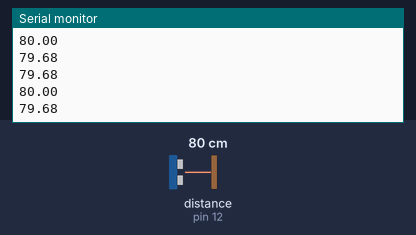
Simulated run of this sketch. Board: Arduino Uno, built with avr-gcc and run on an emulated ATmega328P. Parts: the last lines printed to the serial monitor. Wiring (inferred from the names in the program): ultrasonic range finder: trigger pin 11; echo pin 12. The inputs (shaded band) are chosen by the test bench; at power-on: distance to the obstacle (sensor on pin 12) 80 cm. The echo pulse lasts 58.3 µs per cm.

Above: at 1.2 s.
1.3 s: distance to the obstacle (sensor on pin 12) set to 2 cm
At 1.42 s:
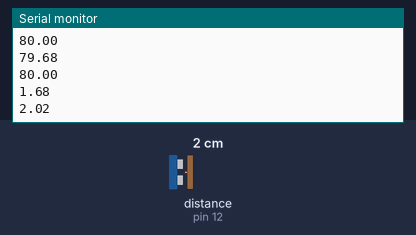
2.8 s: distance to the obstacle (sensor on pin 12) set to 4 cm
At 2.84 s:
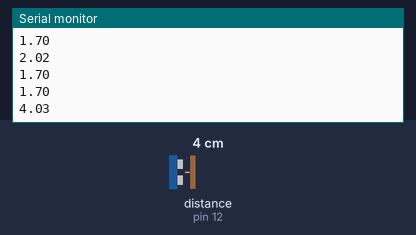
Timing chart, 0 to 5.8 s (numbered marks = the images above; inputs shaded):
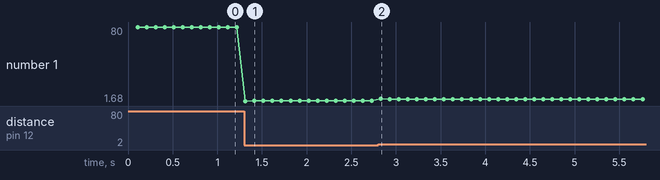

Measured:
- after the input at 1.3 s, the serial monitor: prints a new line at once (image 1)
- after the input at 2.8 s, the serial monitor: prints a new line at once (image 2)
- plotted number 1: 80 → 1.7 after the input at 1.3 s, 1.7 → 3.7 after the input at 2.8 s

The sketch:

Ultrasonido.ino
```cpp
/*
 * Codigo para medir distancia con sensor de ultrasonidos
 * Se mide por intervalo de tiempo mediante reloj interno
 * Se imprime la medición en cm por el puerto serie
 *
 * Sensor de Ultrasonidos: HCSR04
 * Trigger pin 11
 * Echo pin 12
 *
 * Jose Pujol
 * Enero 2018
 */


// Conexion pines del sensor de distancia
const int triggerPin = 11; // Pin donde conectamos el emisor
const int echoPin = 12; // Pin donde conectamos el receptor

// variables para almacenar tiempo actual y tiempo anterior
unsigned long current_time = 0;
unsigned long previous_time = 0;

const long interval=100;  // intervalo de tiempo de medición

void setup() {
  Serial.begin(9600); // Abrimos el puerto serie
  pinMode(triggerPin, OUTPUT); // Configuramos trigger como salida digital
  pinMode(echoPin, INPUT); // Configuramos echo como entrada digital
}
void loop() {
  // grabamos el tiempo
  current_time = millis();
  // si el tiempo es mayor que el intervalo medimos
  if (current_time - previous_time > interval) {
    previous_time = current_time;
    float cm = measuringdistance ();
    Serial.println (cm);
  }
}

// funcion para medir la distancia
float  measuringdistance() {
  // Variable para almacenar el tiempo de la onda y la distancia
  float duration, distance;
  //Inicializamos el sensor
  digitalWrite(triggerPin, LOW);
  delayMicroseconds(5);
  // Enviamos una señal activando la salida trigger durante 10 microsegundos
  digitalWrite(triggerPin, HIGH);
  delayMicroseconds(10);
  digitalWrite(triggerPin, LOW);
  // Medimos el ancho del pulso, cuando la lectura sea HIGH
  // devuelve el tiempo transcurrido en microsegundos
  duration = pulseIn(echoPin, HIGH, 15000);
  // Calculamos la distancia en cm y la guardamos en distance
  distance = duration * 0.01715;
  // devolvemos la distancia
  return distance;
}
```
